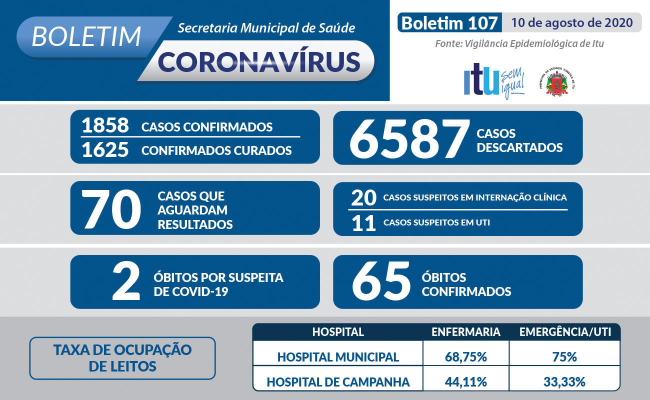
#> input picture imagens/imagem107.jpeg, 1300 x 800 px (shown at 1/2 size); its folder holds 4 pictures in this run
$ python mudartamanh.py
#> lines starting #> are read from the running program, lines starting #| are printed output that depends on the picture
import cv2 as cv
import os

lista = os.listdir('imagens')

try:
    lista.remove('.gitignore')
except ValueError:
    print("GitIgnore não achado, continuando")
finally:
    for i in lista:
        imagem_original = cv.imread('imagens/'+i)
#> imagem_original is the input picture: shape (800, 1300, 3); mean B, G, R 189.3, 165.2, 132.5
        width, height, channels = imagem_original.shape
#> width = 800; height = 1300; channels = 3
        print(i,imagem_original.shape)
#| imagem107.jpeg (800, 1300, 3)
        nova_imagem = imagem_original.copy()

        if height == 1300 and width == 800:
            nova_imagem = cv.resize(nova_imagem, (1280, 787))
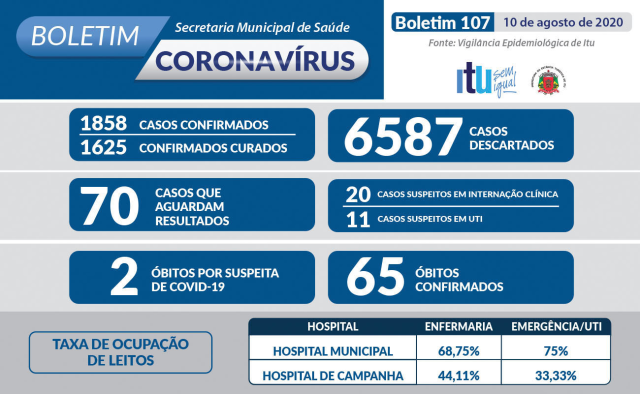
#> nova_imagem: shape (787, 1280, 3) (shown at 1/2 size); mean B, G, R 189.2, 165.1, 132.5

        cv.imwrite('C:/Users/gr-mo/PycharmProjects/Dados-Covid-Itu/ImagensAlteradas/'+str(i) , nova_imagem)
#> pass 2 of the loop `for i in lista:`:
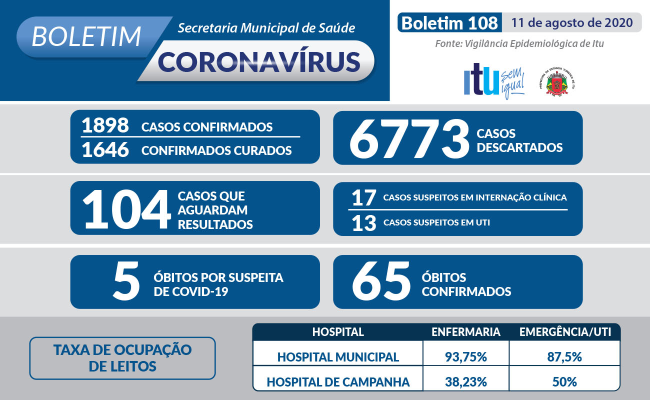
#> input picture imagens/imagem108.jpeg, 1300 x 800 px (shown at 1/2 size)
#> imagem_original is the input picture: shape (800, 1300, 3); mean B, G, R 189.8, 165.2, 133
#| imagem108.jpeg (800, 1300, 3)
#> `nova_imagem = cv.resize(nova_imagem, (1280, 787))`:
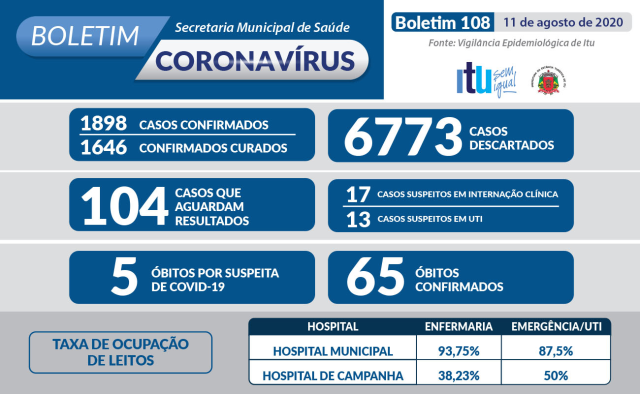
#> nova_imagem: shape (787, 1280, 3) (shown at 1/2 size); mean B, G, R 189.8, 165.1, 132.9
#> pass 3 of the loop `for i in lista:`:
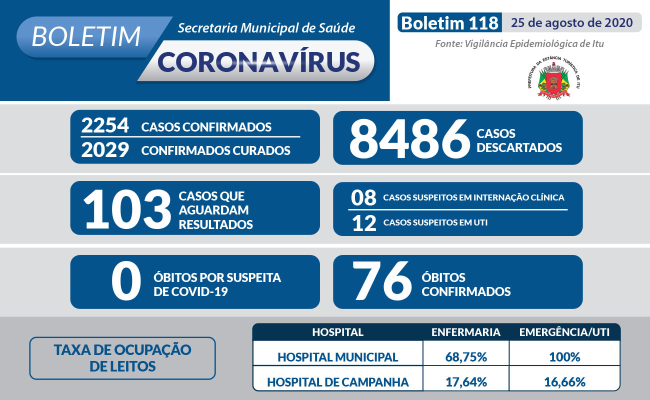
#> input picture imagens/imagem118.jpeg, 1300 x 800 px (shown at 1/2 size)
#> imagem_original is the input picture: shape (800, 1300, 3); mean B, G, R 189.9, 165.6, 133.9
#| imagem118.jpeg (800, 1300, 3)
#> `nova_imagem = cv.resize(nova_imagem, (1280, 787))`:
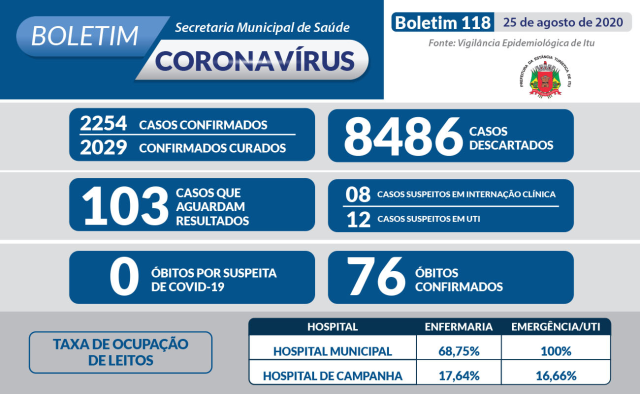
#> nova_imagem: shape (787, 1280, 3) (shown at 1/2 size); mean B, G, R 189.8, 165.5, 133.8
#> the loop made 4 passes; the first 3 are shown
